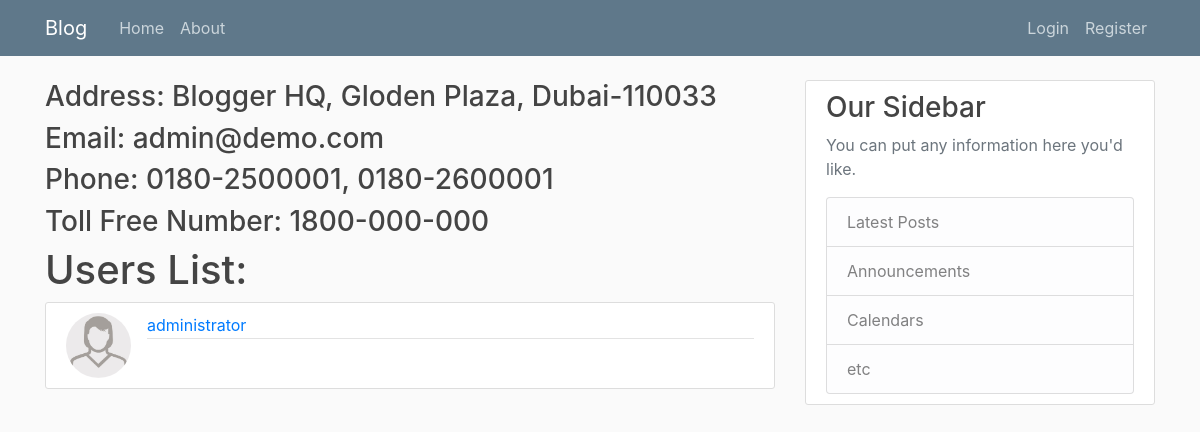
The app's page /about, older data.
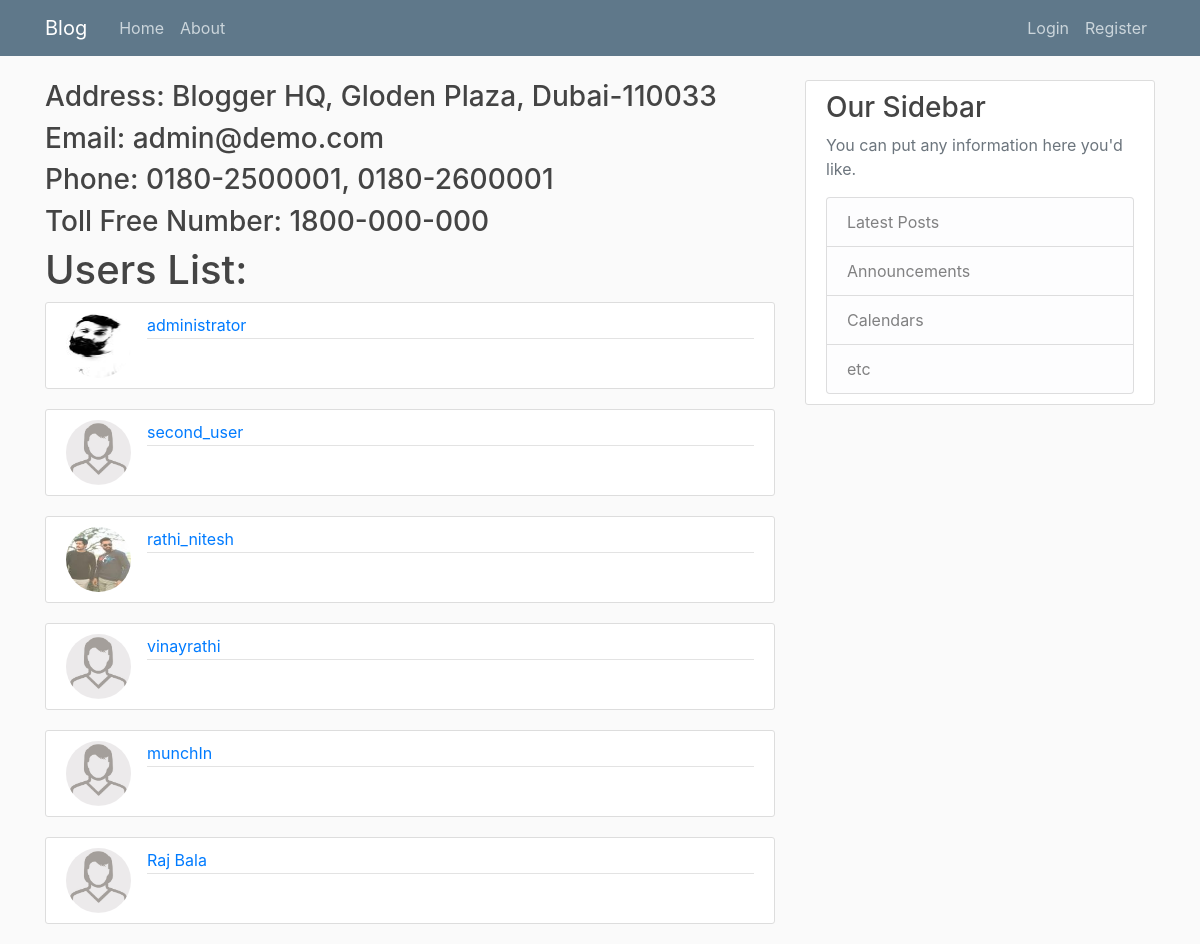
The same page, newer data.
### blogger/models.py (models this page shows, shortened)
class User(db.Model, UserMixin):
    id = db.Column(db.Integer, primary_key=True)
    username = db.Column(db.String(20), unique=True, nullable=False)
    email = db.Column(db.String(120), unique=True, nullable=False)
    image_file = db.Column(db.String(20), nullable=False, default='default_image.jpg')
    password = db.Column(db.String(60), nullable=False)
    posts = db.relationship('Post', backref='author', lazy=True)

### blogger/main/routes.py (the view)
@main.route('/about')
def about():
    users = User.query.all()
    return render_template("about.html", title='About Page', users=users)

### blogger/templates/about.html
{% extends "layout.html" %}
{% block content %}
    <h3>Address: Blogger HQ, Gloden Plaza, Dubai-110033</h3>
    <h3>Email: admin@demo.com</h3>
    <h3>Phone: 0180-2500001, 0180-2600001</h3>
    <h3>Toll Free Number: 1800-000-000</h3>
    <div>
        <h1> Users List: </h1>
        {% for user in users %}
            <article class="media content-section">
              <img class="rounded-circle article-img" src="{{ url_for('static', filename='profile_pics/' +
              user.image_file) }}">
              <div class="media-body">
                <div class="article-metadata">
                  <a class="mr-2" href="#">{{ user.username }}</a>
                </div>
              </div>
            </article>
        {% endfor %}
    </div>
{% endblock content %}

Row changes from the older to the newer data that the page shows:
changed User "administrator": image_file: picture added in place of a placeholder
added User: image_file (placeholder picture), username "second_user"
added User: image_file (picture), username "rathi_nitesh"
added User: image_file (placeholder picture), username "vinayrathi"
added User: image_file (placeholder picture), username "munchIn"
added User: image_file (placeholder picture), username "Raj Bala"
